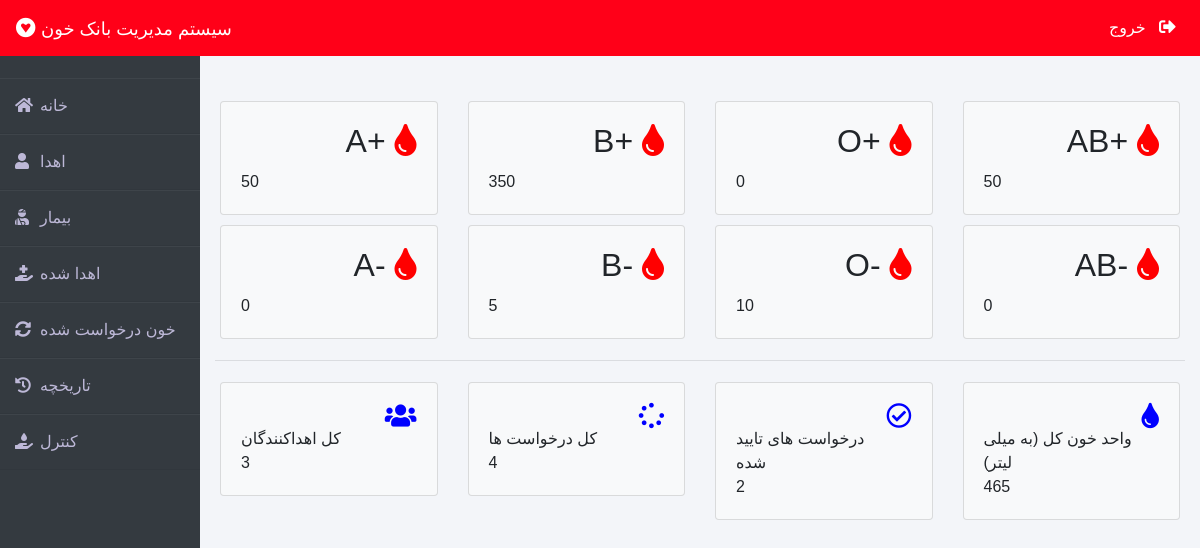
Page /admin-dashboard (signed in) on the committed database.
### blood/models.py (models this page shows, shortened)
class Stock(models.Model):
    bloodgroup=models.CharField(max_length=10)
    unit=models.PositiveIntegerField(default=0)

### blood/views.py (the view)
# urls.py: path('admin-dashboard', views.admin_dashboard_view,name='admin-dashboard'),
@login_required(login_url='adminlogin')
def admin_dashboard_view(request):
    totalunit=models.Stock.objects.aggregate(Sum('unit'))
    dict={
        'A1':models.Stock.objects.get(bloodgroup="A+"),
        'A2':models.Stock.objects.get(bloodgroup="A-"),
        'B1':models.Stock.objects.get(bloodgroup="B+"),
        'B2':models.Stock.objects.get(bloodgroup="B-"),
        'AB1':models.Stock.objects.get(bloodgroup="AB+"),
        'AB2':models.Stock.objects.get(bloodgroup="AB-"),
        'O1':models.Stock.objects.get(bloodgroup="O+"),
        'O2':models.Stock.objects.get(bloodgroup="O-"),
        'totaldonors':dmodels.Donor.objects.all().count(),
        'totalbloodunit':totalunit['unit__sum'],
        'totalrequest':models.BloodRequest.objects.all().count(),
        'totalapprovedrequest':models.BloodRequest.objects.all().filter(status='Approved').count()
    }
    return render(request,'blood/admin_dashboard.html',context=dict)

### templates/blood/admin_dashboard.html
{% extends 'blood/adminbase.html' %}
{% block content %}
<br><br>
<div class="container">
    <div class="row">
        <div class="col-sm-3">
          <div class="card bg-light">
            <div class="card-body">
                <div class="blood">
                    <h2>A+ <i class="fas fa-tint"></i></h2>
                </div><br><br>
                <div>
                    {{A1.unit}}
                </div>
            </div>
          </div>
        </div>
        <div class="col-sm-3">
            <div class="card bg-light">
                <div class="card-body">
                    <div class="blood">
                        <h2>B+ <i class="fas fa-tint"></i></h2>
                    </div><br><br>
                    <div>
                      {{B1.unit}}
                    </div>
                </div>
              </div>
        </div>
        <div class="col-sm-3">
            <div class="card bg-light">
                <div class="card-body">
                    <div class="blood">
                        <h2>O+ <i class="fas fa-tint"></i></h2>
                    </div><br><br>
                    <div>
                      {{O1.unit}}
                    </div>
                </div>
              </div>
          </div>
          <div class="col-sm-3">
            <div class="card bg-light">
                <div class="card-body">
                    <div class="blood">
                        <h2>AB+ <i class="fas fa-tint"></i></h2>
                    </div><br><br>
                    <div>
                      {{AB1.unit}}
                    </div>
                </div>
              </div>
          </div>
      </div>
      <div class="row">
        <div class="col-sm-3">
          <div class="card bg-light">
            <div class="card-body">
                <div class="blood">
                    <h2>A- <i class="fas fa-tint"></i></h2>
                </div><br><br>
                <div>
                  {{A2.unit}}
                </div>
            </div>
          </div>
        </div>
        <div class="col-sm-3">
            <div class="card bg-light">
                <div class="card-body">
                    <div class="blood">
                        <h2>B- <i class="fas fa-tint"></i></h2>
                    </div><br><br>
                    <div>
                      {{B2.unit}}
                    </div>
                </div>
              </div>
        </div>
        <div class="col-sm-3">
            <div class="card bg-light">
                <div class="card-body">
                    <div class="blood">
                        <h2>O- <i class="fas fa-tint"></i></h2>
                    </div><br><br>
                    <div>
                      {{O2.unit}}
                    </div>
                </div>
              </div>
          </div>
          <div class="col-sm-3">
            <div class="card bg-light">
                <div class="card-body">
                    <div class="blood">
                        <h2>AB- <i class="fas fa-tint"></i></h2>
                    </div><br><br>
                    <div>
                      {{AB2.unit}}
                    </div>
                </div>
              </div>
          </div>
      </div>
<hr>
    <div class="row">
      <div class="col-sm-3">
        <div class="card bg-light">
          <div class="card-body">
              <div class="blood">
                  <i class="fas fa-users"></i>
              </div><br>
              <div>
                کل اهداکنندگان <br>
                  {{totaldonors}}
              </div>
          </div>
        </div>
      </div>
      <div class="col-sm-3">
          <div class="card bg-light">
              <div class="card-body">
                  <div class="blood">
                      <i class="fas fa-spinner"></i>
                  </div><br>
                  <div>
                    کل درخواست ها <br>
                     {{totalrequest}}
                  </div>
              </div>
            </div>
      </div>
      <div class="col-sm-3">
          <div class="card bg-light">
              <div class="card-body">
                  <div class="blood">
                      <i class="far fa-check-circle"></i>
                  </div><br>
                  <div>
                    درخواست های تایید شده <br>
                      {{totalapprovedrequest}}
                  </div>
              </div>
            </div>
        </div>
        <div class="col-sm-3">
          <div class="card bg-light">
              <div class="card-body">
                  <div class="blood">
                      <i class="fas fa-tint xyz"></i>
                  </div><br>
                  <div>
                    واحد خون کل (به میلی لیتر) <br>
                      {{totalbloodunit}}
                  </div>
              </div>
            </div>
        </div>
    </div>
</div>
{% endblock content %}

### templates/blood/adminbase.html (style rules this page uses)
.row { padding: 5px; }
.fa-tint { color: red; }
.blood { float: right; }
.fa-users { color: blue; font-size: 3ex; }
.fa-spinner { color: blue; font-size: 3ex; }
.fa-check-circle { color: blue; font-size: 3ex; }
.xyz { color: blue; font-size: 3ex; }
* { margin: 0; padding: 0; box-sizing: border-box; list-style: none; text-decoration: none; font-family: 'Josefin Sans', sans-serif; }
body { background-color: #f3f5f9; }

### rows in the picture
Stock: unit "50"
Stock: unit "350"
Stock: unit "0"
Stock: unit "50"
Stock: unit "0"
Stock: unit "5"
Stock: unit "10"
Stock: unit "0"

### other values in the picture
{{ totaldonors }} "3"
{{ totalrequest }} "4"
{{ totalapprovedrequest }} "2"
{{ totalbloodunit }} "465"
